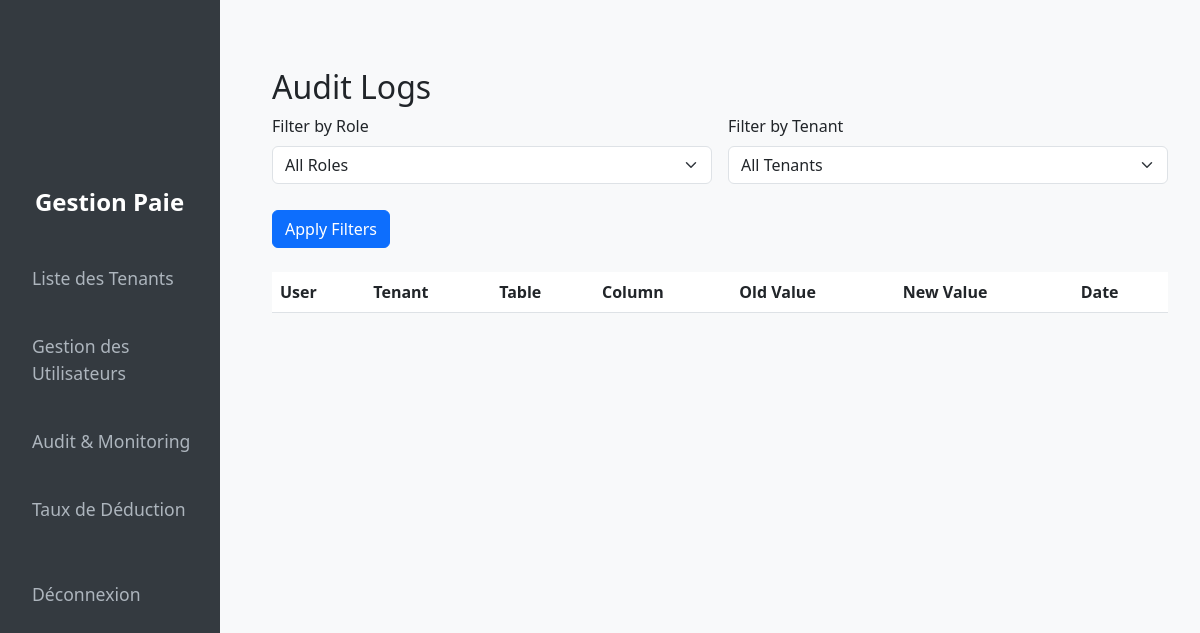
Before: /audits/audits/ (signed in) with the older database file.
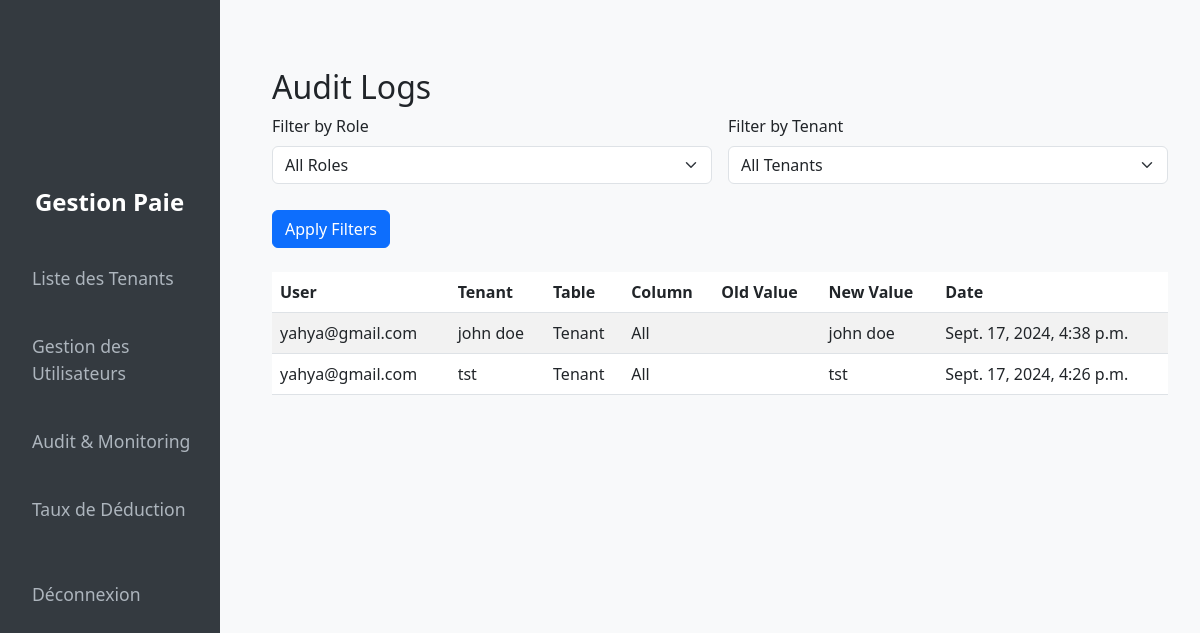
After: the same page with the newer database file.
### audit/models.py (models this page shows, shortened)
class Audit(models.Model):
    user = models.ForeignKey(CustomUser, on_delete=models.CASCADE)  # Use CustomUser
    tenant = models.ForeignKey(Tenant, on_delete=models.CASCADE,null=True,blank=True)
    table_name = models.CharField(max_length=50)
    row_id = models.CharField(max_length=50)  # Allows for more flexibility (e.g., UUID)
    column_name = models.CharField(max_length=50)
    old_value = models.TextField()
    new_value = models.TextField()
    change_date = models.DateTimeField(auto_now_add=True)
    class Meta:
        ordering = ['-change_date']

### users/models.py (models this page shows, shortened)
class CustomUser(AbstractUser):
    ROLE_CHOICES = (
        ('member', 'Member'),
        ('admin', 'Admin'),
        ('superadmin', 'Superadmin'),
    )
    username = None  # Remove the username field
    email = models.EmailField(unique=True)  # Use email as the unique identifier
    role = models.CharField(max_length=10, choices=ROLE_CHOICES, default='member')
    tenant = models.ForeignKey(Tenant, on_delete=models.SET_NULL, null=True, blank=True)
    groups = models.ManyToManyField(
        'auth.Group',
        related_name='customuser_set',  # Provide a unique related_name
        blank=True
    )
    user_permissions = models.ManyToManyField(
        'auth.Permission',
        related_name='customuser_permissions_set',  # Provide a unique related_name
        blank=True
    )
    USERNAME_FIELD = 'email'  # Use email as the unique identifier
    REQUIRED_FIELDS = []  # No other required fields
    objects = CustomUserManager()  # Use the custom manager

### tenant/models.py (models this page shows, shortened)
class Tenant(models.Model):
    name = models.CharField(max_length=255)
    created_on = models.DateTimeField(auto_now_add=True)
    on_trial = models.BooleanField(default=False)
    limit_date = models.DateField(null=True, blank=True)
    description = models.TextField(blank=True, null=True)
    active = models.BooleanField(default=True)
    class Meta:
        verbose_name = "Tenant"
        verbose_name_plural = "Tenants"

### audit/views.py (the view)
# urls.py: path('audits/', views.audit_list, name='audit-list'),
@user_passes_test(is_superadmin)
def audit_list(request):
    audits = Audit.objects.all()
    role_filter = request.GET.get('role')
    tenant_filter = request.GET.get('tenant')
    if role_filter:
        audits = audits.filter(user__role=role_filter)
    if tenant_filter:
        audits = audits.filter(tenant_id=tenant_filter)
    roles = CustomUser.objects.values_list('role', flat=True).distinct()
    tenants = Tenant.objects.all()
    return render(request, 'audit/audit_list.html', {
        'audits': audits,
        'roles': roles,
        'tenants': tenants
    })

### audit/views.py (called while the page is built)
def is_superadmin(user):
    return user.role == 'superadmin'

### audit/templates/audit/audit_list.html (shortened to what this page needs)
<!DOCTYPE html>
<html lang="en">
<head>
    <link href="https://cdn.jsdelivr.net/npm/bootstrap@5.3.0/dist/css/bootstrap.min.css" rel="stylesheet">
</head>
<body>
<nav class="navbar navbar-dark navbar-vertical">
    <div class="container-fluid flex-column">
        <a class="navbar-brand" href="#">Gestion Paie</a>
        <ul class="navbar-nav">
            {% if user.is_superuser %}
            <li class="nav-item">
                <a class="nav-link" href="{% url 'tenant-list' %}">Liste des Tenants</a>
            </li>
            <li class="nav-item">
                <a class="nav-link" href="{% url 'user-list' %}">Gestion des Utilisateurs</a>
            </li>
            <li class="nav-item">
                <a class="nav-link" href="{% url 'audit-list' %}">Audit & Monitoring</a>
            </li>
            <li class="nav-item">
                <a class="nav-link" href="{% url 'taux-list' %}">Taux de Déduction</a>
            </li>
            {% endif %}
        </ul>
        <ul class="navbar-nav ms-auto flex-column mt-3">
            <li class="nav-item">
                <a class="nav-link" href="{% url 'logout' %}">Déconnexion</a>
            </li>
        </ul>
    </div>
</nav>
<div class="content-container">
    <div class="container mt-5">
        <h2>Audit Logs</h2>
        <form method="GET" class="row g-3">
            <div class="col-md-6">
                <label for="role" class="form-label">Filter by Role</label>
                <select name="role" id="role" class="form-select">
                    <option value="">All Roles</option>
                </select>
            </div>
            <div class="col-md-6">
                <label for="tenant" class="form-label">Filter by Tenant</label>
                <select name="tenant" id="tenant" class="form-select">
                    <option value="">All Tenants</option>
                </select>
            </div>
            <div class="col-md-12">
                <button type="submit" class="btn btn-primary">Apply Filters</button>
            </div>
        </form>
        <table class="table mt-4 table-striped">
            <thead>
                <tr>
                    <th>User</th>
                    <th>Tenant</th>
                    <th>Table</th>
                    <th>Column</th>
                    <th>Old Value</th>
                    <th>New Value</th>
                    <th>Date</th>
                </tr>
            </thead>
            <tbody>
                {% for audit in audits %}
                <tr>
                    <td>{{ audit.user.email }}</td>
                    <td>{{ audit.tenant.name }}</td>
                    <td>{{ audit.table_name }}</td>
                    <td>{{ audit.column_name }}</td>
                    <td>{{ audit.old_value }}</td>
                    <td>{{ audit.new_value }}</td>
                    <td>{{ audit.change_date }}</td>
                </tr>
                {% endfor %}
            </tbody>
        </table>
    </div>
</div>
</body>
</html>

### audit/templates/audit/audit_list.html (style rules this page uses)
body { display: flex; background-color: #f8f9fa; }
.navbar-vertical { width: 220px; height: 100vh; background-color: #343a40; padding-top: 20px; position: fixed; }
.navbar-vertical .navbar-brand { font-size: 1.5rem; font-weight: bold; color: #ffffff !important; margin-bottom: 1.5rem; padding-left: 15px; }
.navbar-vertical .nav-link { color: #adb5bd !important; padding-left: 20px; margin: 0.5rem 0; font-size: 1.1rem; }
.navbar-vertical .nav-item { margin-bottom: 10px; }
.navbar-vertical .navbar-nav { flex-direction: column; width: 100%; }
.content-container { flex-grow: 1; margin-left: 240px; padding: 20px; }
.btn { margin-top: 20px; }
.btn-primary { margin-top: 10px; }
.table { margin-top: 20px; }

Changed rows visible on the page:
added Audit: user.email "yahya@gmail.com", tenant.name "john doe", table_name "Tenant", column_name "All", new_value "john doe", change_date "Sept. 17, 2024, 4:38 p.m."
added Audit: user.email "yahya@gmail.com", tenant.name "tst", table_name "Tenant", column_name "All", new_value "tst", change_date "Sept. 17, 2024, 4:26 p.m."
